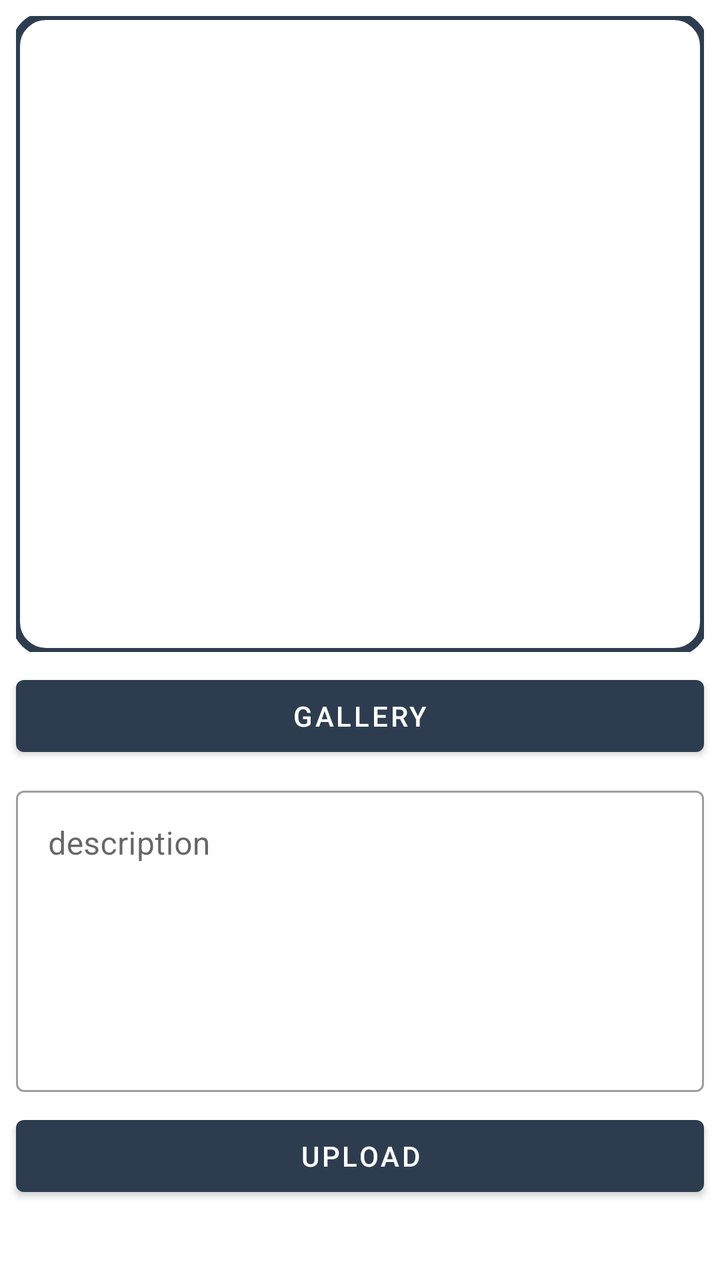
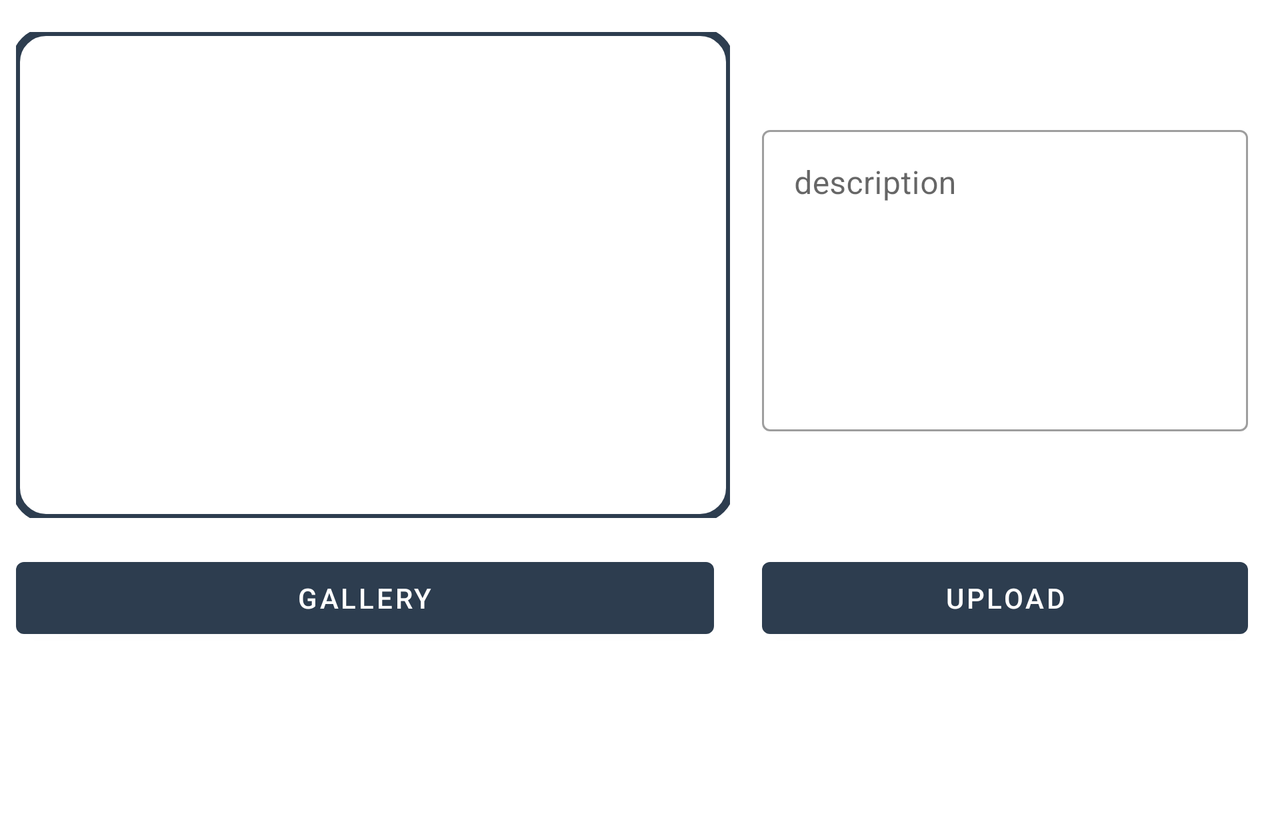

An Android layout and its configuration variant, each rendered on a device that would load it. The default file and the variant file are quoted in full after the pictures.
<!-- AndroidManifest.xml: application theme Theme.LoginWithAnimation -->
<!-- res/layout/activity_add_story.xml -->
<?xml version="1.0" encoding="utf-8"?>
<ScrollView xmlns:android="http://schemas.android.com/apk/res/android"
    xmlns:app="http://schemas.android.com/apk/res-auto"
    xmlns:tools="http://schemas.android.com/tools"
    android:layout_width="match_parent"
    android:layout_height="match_parent">

    <androidx.constraintlayout.widget.ConstraintLayout
        android:layout_width="match_parent"
        android:layout_height="wrap_content"
        tools:context="com.dicoding.picodiploma.mysubmission1.view.story.AddStoryActivity">

        <com.google.android.material.imageview.ShapeableImageView
            android:id="@+id/previewImageView"
            android:layout_width="0dp"
            android:layout_height="0dp"
            android:layout_marginStart="8dp"
            android:layout_marginTop="8dp"
            android:layout_marginEnd="8dp"
            android:scaleType="centerCrop"
            app:strokeWidth="4dp"
            app:strokeColor="@color/navi"
            app:layout_constraintBottom_toTopOf="@+id/guideline5"
            app:layout_constraintEnd_toEndOf="parent"
            app:layout_constraintStart_toStartOf="parent"
            app:layout_constraintTop_toTopOf="parent"
            app:shapeAppearanceOverlay="@style/roundedImage"
            app:srcCompat="@drawable/ic_place_holder" />

        <Button
            android:id="@+id/galleryButton"
            android:layout_width="0dp"
            android:layout_height="wrap_content"
            android:layout_marginStart="8dp"
            android:layout_marginTop="8dp"
            android:layout_marginEnd="8dp"
            android:text="@string/gallery"
            app:layout_constraintEnd_toEndOf="parent"
            app:layout_constraintStart_toStartOf="parent"
            app:layout_constraintTop_toBottomOf="@+id/previewImageView" />

        <Button
            android:id="@+id/uploadButton"
            android:layout_width="0dp"
            android:layout_height="wrap_content"
            android:layout_marginStart="8dp"
            android:layout_marginTop="8dp"
            android:layout_marginEnd="8dp"
            android:text="@string/upload"
            app:layout_constraintEnd_toEndOf="parent"
            app:layout_constraintStart_toStartOf="parent"
            app:layout_constraintTop_toBottomOf="@+id/textInputLayout" />

        <androidx.constraintlayout.widget.Guideline
            android:id="@+id/guideline5"
            android:layout_width="wrap_content"
            android:layout_height="wrap_content"
            android:orientation="horizontal"
            app:layout_constraintGuide_begin="326dp" />

        <com.google.android.material.textfield.TextInputLayout
            android:id="@+id/textInputLayout"
            style="@style/Widget.MaterialComponents.TextInputLayout.OutlinedBox"
            android:layout_width="0dp"
            android:layout_height="wrap_content"
            android:layout_marginStart="8dp"
            android:layout_marginTop="8dp"
            android:layout_marginEnd="8dp"
            app:layout_constraintEnd_toEndOf="parent"
            app:layout_constraintStart_toStartOf="parent"
            app:layout_constraintTop_toBottomOf="@+id/galleryButton">

            <com.google.android.material.textfield.TextInputEditText
                android:id="@+id/description"
                android:layout_width="match_parent"
                android:layout_height="wrap_content"
                android:gravity="top"
                android:hint="@string/description"
                android:inputType="textMultiLine"
                android:lines="6"
                android:overScrollMode="always"
                android:scrollbarStyle="insideInset"
                android:scrollHorizontally="false" />
        </com.google.android.material.textfield.TextInputLayout>

        <ProgressBar
            android:id="@+id/progressBar"
            style="?android:attr/progressBarStyle"
            android:layout_width="wrap_content"
            android:layout_height="wrap_content"
            android:visibility="gone"
            app:layout_constraintBottom_toBottomOf="parent"
            app:layout_constraintEnd_toEndOf="parent"
            app:layout_constraintStart_toStartOf="parent"
            app:layout_constraintTop_toTopOf="parent"
            tools:visibility="visible" />

    </androidx.constraintlayout.widget.ConstraintLayout>
</ScrollView>
<!-- resources referenced by this layout -->
<resources>
  <color name="navi">#2D3D4F</color>
  <string name="description">description</string>
  <string name="gallery">GALLERY</string>
  <string name="upload">UPLOAD</string>
  <style name="roundedImage" parent="">
          <item name="cornerFamily">rounded</item>
          <item name="cornerSize">15dp</item>
  
      </style>
  <style name="Theme.LoginWithAnimation" parent="Theme.MaterialComponents.DayNight.DarkActionBar">
          
          <item name="colorPrimary">@color/navi</item>
          <item name="colorPrimaryVariant">@color/black</item>
          <item name="colorOnPrimary">@color/white</item>
          
          <item name="colorSecondary">@color/red_200</item>
          <item name="colorSecondaryVariant">@color/red_700</item>
          <item name="colorOnSecondary">@color/black</item>
          
          <item name="android:statusBarColor" tools:targetApi="l">?attr/colorPrimaryVariant</item>
          
      </style>
  <color name="black">#FF000000</color>
  <color name="white">#FFFFFFFF</color>
  <color name="red_200">#F06292</color>
  <color name="red_700">#AD1457</color>
</resources>
<!-- res/layout-land/activity_add_story.xml (the repository's variant of the layout above) -->
<!-- drawn on the phone turned sideways -->
<?xml version="1.0" encoding="utf-8"?>
<ScrollView xmlns:android="http://schemas.android.com/apk/res/android"
    xmlns:app="http://schemas.android.com/apk/res-auto"
    xmlns:tools="http://schemas.android.com/tools"
    android:layout_width="match_parent"
    android:layout_height="match_parent">

    <androidx.constraintlayout.widget.ConstraintLayout
        android:layout_width="match_parent"
        android:layout_height="wrap_content"
        tools:context="com.dicoding.picodiploma.mysubmission1.view.story.AddStoryActivity">

        <com.google.android.material.imageview.ShapeableImageView
            android:id="@+id/previewImageView"
            android:layout_width="0dp"
            android:layout_height="0dp"
            android:layout_marginStart="8dp"
            android:layout_marginTop="16dp"
            android:scaleType="centerCrop"
            app:layout_constraintBottom_toTopOf="@+id/guideline6"
            app:layout_constraintEnd_toStartOf="@+id/guideline2"
            app:layout_constraintStart_toStartOf="parent"
            app:layout_constraintTop_toTopOf="parent"
            app:shapeAppearanceOverlay="@style/roundedImage"
            app:srcCompat="@drawable/ic_place_holder"
            app:strokeColor="@color/navi"
            app:strokeWidth="4dp" />

        <Button
            android:id="@+id/galleryButton"
            android:layout_width="0dp"
            android:layout_height="wrap_content"
            android:layout_marginStart="8dp"
            android:layout_marginTop="16dp"
            android:layout_marginEnd="8dp"
            android:text="@string/gallery"
            app:layout_constraintEnd_toStartOf="@+id/guideline2"
            app:layout_constraintStart_toStartOf="parent"
            app:layout_constraintTop_toBottomOf="@+id/previewImageView" />

        <Button
            android:id="@+id/uploadButton"
            android:layout_width="0dp"
            android:layout_height="wrap_content"
            android:layout_marginStart="16dp"
            android:layout_marginEnd="16dp"
            android:text="@string/upload"
            app:layout_constraintEnd_toEndOf="parent"
            app:layout_constraintStart_toStartOf="@+id/guideline2"
            app:layout_constraintTop_toTopOf="@+id/galleryButton" />

        <androidx.constraintlayout.widget.Guideline
            android:id="@+id/guideline5"
            android:layout_width="wrap_content"
            android:layout_height="wrap_content"
            android:orientation="horizontal"
            app:layout_constraintGuide_begin="413dp" />

        <com.google.android.material.textfield.TextInputLayout
            android:id="@+id/textInputLayout"
            style="@style/Widget.MaterialComponents.TextInputLayout.OutlinedBox"
            android:layout_width="0dp"
            android:layout_height="wrap_content"
            android:layout_marginStart="16dp"
            android:layout_marginEnd="16dp"
            app:layout_constraintBottom_toTopOf="@+id/guideline6"
            app:layout_constraintEnd_toEndOf="parent"
            app:layout_constraintStart_toStartOf="@+id/guideline2"
            app:layout_constraintTop_toTopOf="@+id/previewImageView">

            <com.google.android.material.textfield.TextInputEditText
                android:id="@+id/description"
                android:layout_width="match_parent"
                android:layout_height="wrap_content"
                android:gravity="top"
                android:hint="@string/description"
                android:inputType="textMultiLine"
                android:lines="6"
                android:overScrollMode="always"
                android:scrollbarStyle="insideInset"
                android:scrollHorizontally="false" />
        </com.google.android.material.textfield.TextInputLayout>

        <ProgressBar
            android:id="@+id/progressBar"
            style="?android:attr/progressBarStyle"
            android:layout_width="wrap_content"
            android:layout_height="wrap_content"
            android:visibility="gone"
            app:layout_constraintBottom_toBottomOf="parent"
            app:layout_constraintEnd_toEndOf="parent"
            app:layout_constraintStart_toStartOf="parent"
            app:layout_constraintTop_toTopOf="parent"
            tools:visibility="visible" />

        <androidx.constraintlayout.widget.Guideline
            android:id="@+id/guideline2"
            android:layout_width="wrap_content"
            android:layout_height="wrap_content"
            android:orientation="vertical"
            app:layout_constraintGuide_begin="365dp" />

        <androidx.constraintlayout.widget.Guideline
            android:id="@+id/guideline6"
            android:layout_width="wrap_content"
            android:layout_height="wrap_content"
            android:orientation="horizontal"
            app:layout_constraintGuide_begin="259dp" />

    </androidx.constraintlayout.widget.ConstraintLayout>
</ScrollView>
